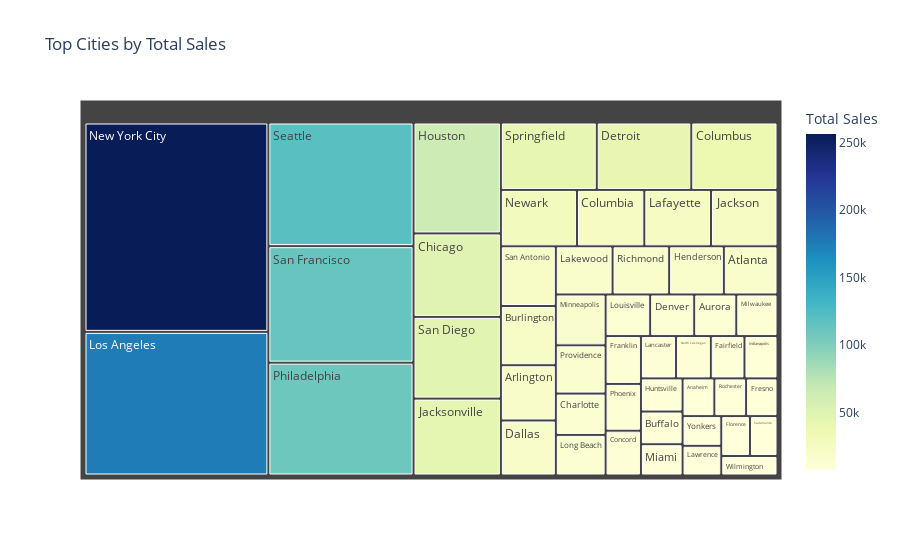

The code cell stored with this chart in its notebook:
### Code cell
fig = px.treemap(city_sales.head(50), path=['City'], values='Total Sales',
                 color='Total Sales', color_continuous_scale='YlGnBu',
                 title='Top Cities by Total Sales')
fig.show()

### Figure 1 — Plotly figure (JSON) as saved in the notebook; plotly's stock layout.template omitted (floating-point values rounded to 4 significant figures)
{"data": [{"branchvalues": "total", "customdata": [[256400.0], [175900.0], [119500.0], [112700.0], [109100.0], [64500.0], [48540.0], [47520.0], [44710.0], [43050.0], [42450.0], [38710.0], [28580.0], [25280.0], [25040.0], [24960.0], [21840.0], [21670.0], [20210.0], [20130.0], [18190.0], [18140.0], [17550.0], [17200.0], [16870.0], [15980.0], [13690.0], [13460.0], [12350.0], [12200.0], [11660.0], [11410.0], [11260.0], [11000.0], [10540.0], [9891.0], [9801.0], [9484.0], [9306.0], [9195.0], [9063.0], [8673.0], [7987.0], [7975.0], [7889.0], [7658.0], [7654.0], [7622.0], [7311.0], [7297.0]], "domain": {"x": [0.0, 1.0], "y": [0.0, 1.0]}, "hovertemplate": "labels=%{label}<br>Total Sales_sum=%{value}<br>parent=%{parent}<br>id=%{id}<br>Total Sales=%{color}<extra></extra>", "ids": ["New York City", "Los Angeles", "Seattle", "San Francisco", "Philadelphia", "Houston", "Chicago", "San Diego", "Jacksonville", "Springfield", "Detroit", "Columbus", "Newark", "Columbia", "Lafayette", "Jackson", "San Antonio", "Burlington", "Arlington", "Dallas", "Lakewood", "Richmond", "Henderson", "Atlanta", "Minneapolis", "Providence", "Charlotte", "Long Beach", "Louisville", "Denver", "Aurora", "Milwaukee", "Franklin", "Phoenix", "Concord", "Lancaster", "North Las Vegas", "Fairfield", "Indianapolis", "Huntsville", "Buffalo", "Miami", "Anaheim", "Rochester", "Fresno", "Yonkers", "Lawrence", "Florence", "Sacramento", "Wilmington"], "labels": ["New York City", "Los Angeles", "Seattle", "San Francisco", "Philadelphia", "Houston", "Chicago", "San Diego", "Jacksonville", "Springfield", "Detroit", "Columbus", "Newark", "Columbia", "Lafayette", "Jackson", "San Antonio", "Burlington", "Arlington", "Dallas", "Lakewood", "Richmond", "Henderson", "Atlanta", "Minneapolis", "Providence", "Charlotte", "Long Beach", "Louisville", "Denver", "Aurora", "Milwaukee", "Franklin", "Phoenix", "Concord", "Lancaster", "North Las Vegas", "Fairfield", "Indianapolis", "Huntsville", "Buffalo", "Miami", "Anaheim", "Rochester", "Fresno", "Yonkers", "Lawrence", "Florence", "Sacramento", "Wilmington"], "marker": {"coloraxis": "coloraxis", "colors": [256400.0, 175900.0, 119500.0, 112700.0, 109100.0, 64500.0, 48540.0, 47520.0, 44710.0, 43050.0, 42450.0, 38710.0, 28580.0, 25280.0, 25040.0, 24960.0, 21840.0, 21670.0, 20210.0, 20130.0, 18190.0, 18140.0, 17550.0, 17200.0, 16870.0, 15980.0, 13690.0, 13460.0, 12350.0, 12200.0, 11660.0, 11410.0, 11260.0, 11000.0, 10540.0, 9891.0, 9801.0, 9484.0, 9306.0, 9195.0, 9063.0, 8673.0, 7987.0, 7975.0, 7889.0, 7658.0, 7654.0, 7622.0, 7311.0, 7297.0]}, "name": "", "parents": ["", "", "", "", "", "", "", "", "", "", "", "", "", "", "", "", "", "", "", "", "", "", "", "", "", "", "", "", "", "", "", "", "", "", "", "", "", "", "", "", "", "", "", "", "", "", "", "", "", ""], "values": [256400.0, 175900.0, 119500.0, 112700.0, 109100.0, 64500.0, 48540.0, 47520.0, 44710.0, 43050.0, 42450.0, 38710.0, 28580.0, 25280.0, 25040.0, 24960.0, 21840.0, 21670.0, 20210.0, 20130.0, 18190.0, 18140.0, 17550.0, 17200.0, 16870.0, 15980.0, 13690.0, 13460.0, 12350.0, 12200.0, 11660.0, 11410.0, 11260.0, 11000.0, 10540.0, 9891.0, 9801.0, 9484.0, 9306.0, 9195.0, 9063.0, 8673.0, 7987.0, 7975.0, 7889.0, 7658.0, 7654.0, 7622.0, 7311.0, 7297.0], "type": "treemap"}], "layout": {"coloraxis": {"colorbar": {"title": {"text": "Total Sales"}}, "colorscale": [[0.0, "rgb(255,255,217)"], [0.125, "rgb(237,248,177)"], [0.25, "rgb(199,233,180)"], [0.375, "rgb(127,205,187)"], [0.5, "rgb(65,182,196)"], [0.625, "rgb(29,145,192)"], [0.75, "rgb(34,94,168)"], [0.875, "rgb(37,52,148)"], [1.0, "rgb(8,29,88)"]]}, "legend": {"tracegroupgap": 0}, "title": {"text": "Top Cities by Total Sales"}}}
